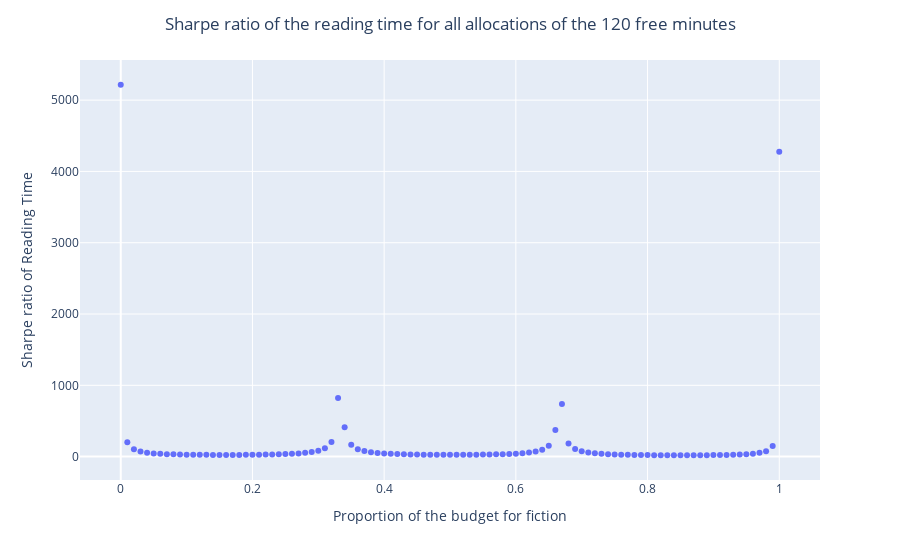

Notebook code cell kept with this figure:
### Code cell
# Plot Sharpe ratio of total reading time for various proportions between Fiction and Self-help
fig = px.scatter(df_predictions, x="prop_budget_fiction", y="reading / std")
fig.update_layout(
    title="Sharpe ratio of the reading time for all allocations of the 120 free minutes",
    title_x=0.5,
    xaxis_title="Proportion of the budget for fiction",
    yaxis_title="Sharpe ratio of Reading Time",
    legend_title="Variable",
)
fig.show()

### Figure 1 — Plotly figure (JSON) as saved in the notebook; plotly's stock layout.template omitted (floating-point values rounded to 4 significant figures)
{"data": [{"hovertemplate": "prop_budget_fiction=%{x}<br>reading / std=%{y}<extra></extra>", "legendgroup": "", "marker": {"color": "#636efa", "symbol": "circle"}, "mode": "markers", "name": "", "orientation": "v", "showlegend": false, "type": "scatter", "x": [0, 0.01, 0.02, 0.03, 0.04, 0.05, 0.06, 0.07, 0.08, 0.09, 0.1, 0.11, 0.12, 0.13, 0.14, 0.15, 0.16, 0.17, 0.18, 0.19, 0.2, 0.21, 0.22, 0.23, 0.24, 0.25, 0.26, 0.27, 0.28, 0.29, 0.3, 0.31, 0.32, 0.33, 0.34, 0.35, 0.36, 0.37, 0.38, 0.39, 0.4, 0.41, 0.42, 0.43, 0.44, 0.45, 0.46, 0.47, 0.48, 0.49, 0.5, 0.51, 0.52, 0.53, 0.54, 0.55, 0.56, 0.57, 0.58, 0.59, 0.6, 0.61, 0.62, 0.63, 0.64, 0.65, 0.66, 0.67, 0.68, 0.69, 0.7, 0.71, 0.72, 0.73, 0.74, 0.75, 0.76, 0.77, 0.78, 0.79, 0.8, 0.81, 0.82, 0.83, 0.84, 0.85, 0.86, 0.87, 0.88, 0.89, 0.9, 0.91, 0.92, 0.93, 0.94, 0.95, 0.96, 0.97, 0.98, 0.99, 1], "xaxis": "x", "y": [5216.0, 200.5, 103.0, 70.61, 54.57, 45.07, 38.86, 34.54, 31.41, 29.09, 27.35, 26.04, 25.08, 24.41, 23.97, 23.75, 23.74, 23.92, 24.3, 24.91, 25.75, 26.87, 28.33, 30.2, 32.6, 35.7, 39.79, 45.32, 53.09, 64.63, 83.33, 118.4, 206.5, 820.6, 413.2, 166.3, 104.8, 76.98, 61.27, 51.26, 44.39, 39.44, 35.75, 32.95, 30.8, 29.14, 27.87, 26.93, 26.26, 25.84, 25.65, 25.68, 25.94, 26.43, 27.19, 28.25, 29.68, 31.56, 34.03, 37.31, 41.73, 47.9, 56.9, 71.05, 96.1, 151.6, 374.5, 739.3, 184.8, 105.3, 73.67, 56.79, 46.36, 39.33, 34.32, 30.6, 27.76, 25.56, 23.83, 22.46, 21.39, 20.56, 19.93, 19.49, 19.22, 19.11, 19.17, 19.39, 19.8, 20.43, 21.31, 22.53, 24.17, 26.41, 29.53, 34.04, 40.96, 52.69, 76.38, 147.9, 4277.0], "yaxis": "y"}], "layout": {"legend": {"title": {"text": "Variable"}, "tracegroupgap": 0}, "margin": {"t": 60}, "title": {"text": "Sharpe ratio of the reading time for all allocations of the 120 free minutes", "x": 0.5}, "xaxis": {"anchor": "y", "domain": [0, 1], "title": {"text": "Proportion of the budget for fiction"}}, "yaxis": {"anchor": "x", "domain": [0, 1], "title": {"text": "Sharpe ratio of Reading Time"}}}}
